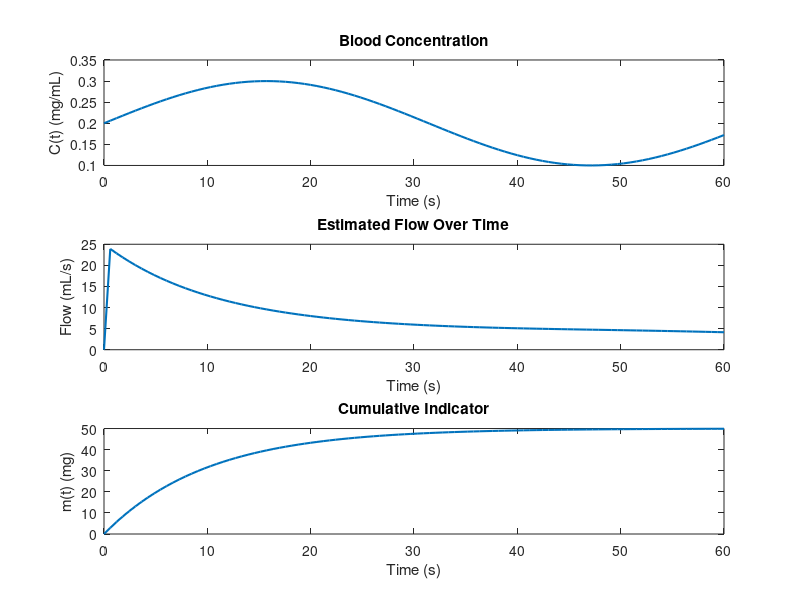

Write MATLAB code to recreate this figure.
% Estimating Blood Flow Using Fick's Principle
% Author: Emily D. Delgado Gonzalez
% Date: October 24th, 2025

clear; clc; close all;

% Time vector (1 minute, 100 samples)
t = linspace(0, 60, 100);

% Indicator injection rate Fi(t) in mg/s
Fi = 5 * exp(-0.1 * t);

% Simulated blood concentration C(t) in mg/mL
C = 0.2 + 0.1 * sin(0.1 * t);

% Preallocations
m = zeros(size(t));    % cumulative indicator
aucC = zeros(size(t)); % area under C(t)
F = zeros(size(t));    % estimated flow

% Integration loop
for k = 2:length(t)
    dt = t(k) - t(k-1);
    m(k) = m(k-1) + 0.5 * (Fi(k) + Fi(k-1)) * dt;
    aucC(k) = aucC(k-1) + 0.5 * (C(k) + C(k-1)) * dt;

    if aucC(k) > 0
        F(k) = m(k) / aucC(k);
    else
        F(k) = NaN;
    end
end

% Print results
fprintf('Final cumulative indicator (m): %.3f mg\n', m(end));
fprintf('Total area under C(t): %.3f (mg/mL)*s\n', aucC(end));
fprintf('Estimated flow (F): %.3f mL/s\n', F(end));
fprintf('Run date/time: %s\n', datestr(now, 31));

% Plots
figure('Color','w');
subplot(3,1,1)
plot(t, C, 'LineWidth', 1.5)
xlabel('Time (s)'), ylabel('C(t) (mg/mL)')
title('Blood Concentration')

subplot(3,1,2)
plot(t, F, 'LineWidth', 1.5)
xlabel('Time (s)'), ylabel('Flow (mL/s)')
title('Estimated Flow Over Time')

subplot(3,1,3)
plot(t, m, 'LineWidth', 1.5)
xlabel('Time (s)'), ylabel('m(t) (mg)')
title('Cumulative Indicator')
